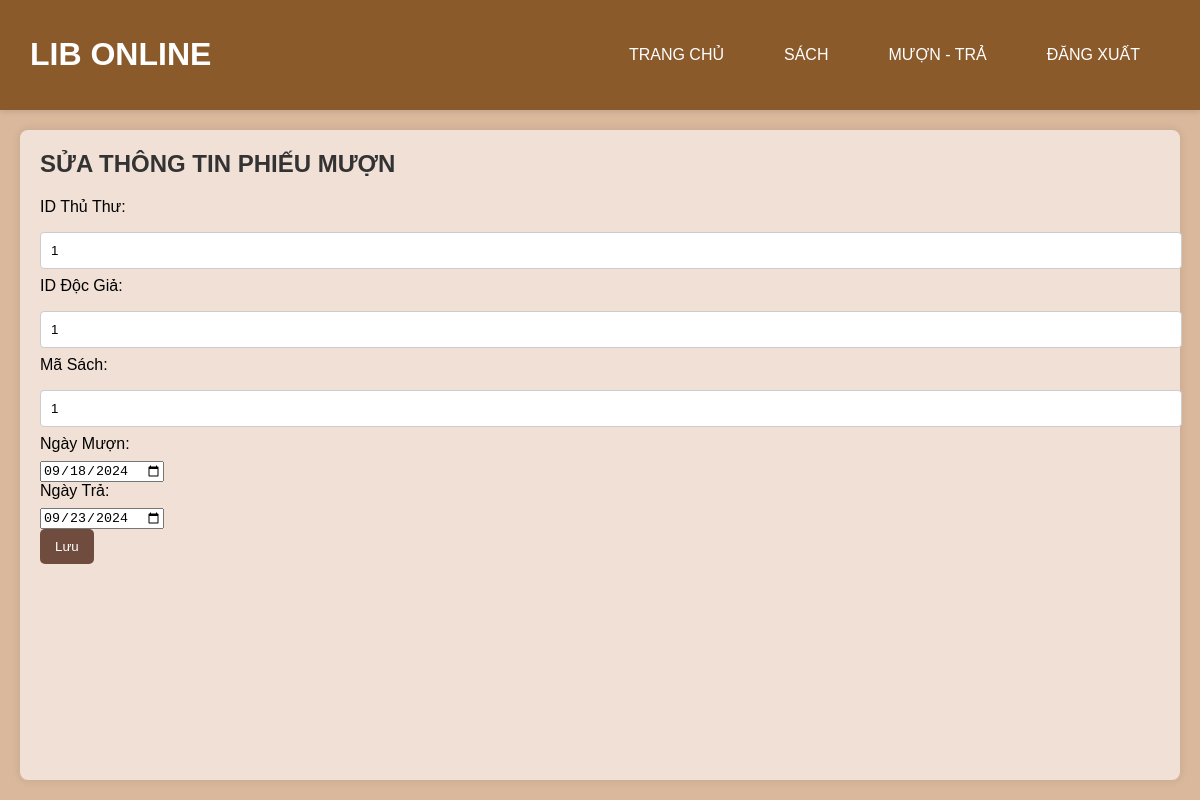
The app's page /edit_borrow/1 with its own data.
### tables this page shows
CREATE TABLE muon_sach (
    id_muon INTEGER PRIMARY KEY AUTOINCREMENT,
    id_thu_thu INTEGER,
    id_docgia INTEGER,
    ma_sach INTEGER,
    ngay_muon DATE,
    ngay_tra DATE,
    trang_thai TEXT CHECK(trang_thai IN ('Đang Mượn', 'Đã Trả', 'Quá Hạn')),
    FOREIGN KEY (id_docgia) REFERENCES doc_Gia (id_docgia),
    FOREIGN KEY (ma_sach) REFERENCES sach (ma_sach),
    FOREIGN KEY (id_thu_thu) REFERENCES thu_thu (id_thu_thu)
);

### app.py (the view, shortened to what this page needs)
@app.route('/edit_borrow/<int:id_muon>', methods=['GET', 'POST'])
def edit_borrow(id_muon):
    conn = sqlite3.connect('thuvien.db')
    cur = conn.cursor()
    cur.execute('SELECT * FROM muon_sach WHERE id_muon = ?', (id_muon,))
    borrow = cur.fetchone()
    conn.close()
    return render_template('edit_borrow.html', borrow=borrow)

### templates/edit_borrow.html (shortened to what this page needs)
<!DOCTYPE html>
<html lang="vi">
<head>
    <link rel="stylesheet" href="{{ url_for('static', filename='styles.css') }}">
</head>
<body>
    <header>
        <h1>LIB ONLINE</h1>
        <nav>
            <ul>
                <li><a href="/">TRANG CHỦ</a></li>
                <li><a href="/books">SÁCH</a></li>
                <li><a href="/list_borrows">MƯỢN - TRẢ</a></li>
                <li><a href="/logout">ĐĂNG XUẤT</a></li>
            </ul>
        </nav>
    </header>
    <main>
        <h2>SỬA THÔNG TIN PHIẾU MƯỢN</h2>
        <form action="{{ url_for('edit_borrow', id_muon=borrow[0]) }}" method="post" onsubmit="return validateForm()">
            <label for="id_thu_thu">ID Thủ Thư:</label>
            <input type="number" id="id_thu_thu" name="id_thu_thu" value="{{ borrow[3] }}" required><br>
            <label for="id_docgia">ID Độc Giả:</label>
            <input type="number" id="id_docgia" name="id_docgia" value="{{ borrow[1] }}" required><br>
            <label for="ma_sach">Mã Sách:</label>
            <input type="number" id="ma_sach" name="ma_sach" value="{{ borrow[2] }}" required><br>
            <label for="ngay_muon">Ngày Mượn:</label>
            <input type="date" id="ngay_muon" name="ngay_muon" value="{{ borrow[4] }}" required><br>
            <label for="ngay_tra">Ngày Trả:</label>
            <input type="date" id="ngay_tra" name="ngay_tra" value="{{ borrow[5] }}" required><br>
            <button class="btn" type="submit">Lưu</button>
        </form>
    </main>
</body>
</html>

### static/styles.css (style rules this page uses)
body { font-family: Arial, sans-serif; margin: 0; padding: 0; background-color: #d9b89c; display: flex; flex-direction: column; min-height: 100vh; }
header { display: flex; justify-content: space-between; align-items: center; background: #8b5a2b; color: white; padding: 15px 30px; box-shadow: 0 2px 5px rgba(0, 0, 0, 0.1); }
nav ul { list-style-type: none; padding: 0; display: flex; }
nav ul li { margin: 0 15px; }
nav ul li a { color: white; text-decoration: none; padding: 10px 15px; border-radius: 5px; transition: background 0.3s, color 0.3s; }
main { margin: 20px; background: #f0e0d6; padding: 20px; border-radius: 8px; box-shadow: 0 0 10px rgba(0, 0, 0, 0.1); flex: 1; }
h2 { margin-top: 0; color: #333; }
form { margin-bottom: 20px; }
form label { display: block; margin-bottom: 8px; }
input[type="text"], input[type="email"], input[type="password"], input[type="number"] { width: 100%; padding: 10px; margin: 8px 0; border: 1px solid #ccc; border-radius: 4px; }
input[type="submit"], .btn { background-color: #6f4c3e; color: white; border: none; padding: 10px 15px; border-radius: 5px; cursor: pointer; text-decoration: none; transition: background-color 0.3s; }

### records on screen
muon_sach: id_thu_thu "1", id_docgia "1", ma_sach "1", ngay_muon "09/18/2024", ngay_tra "09/23/2024"
